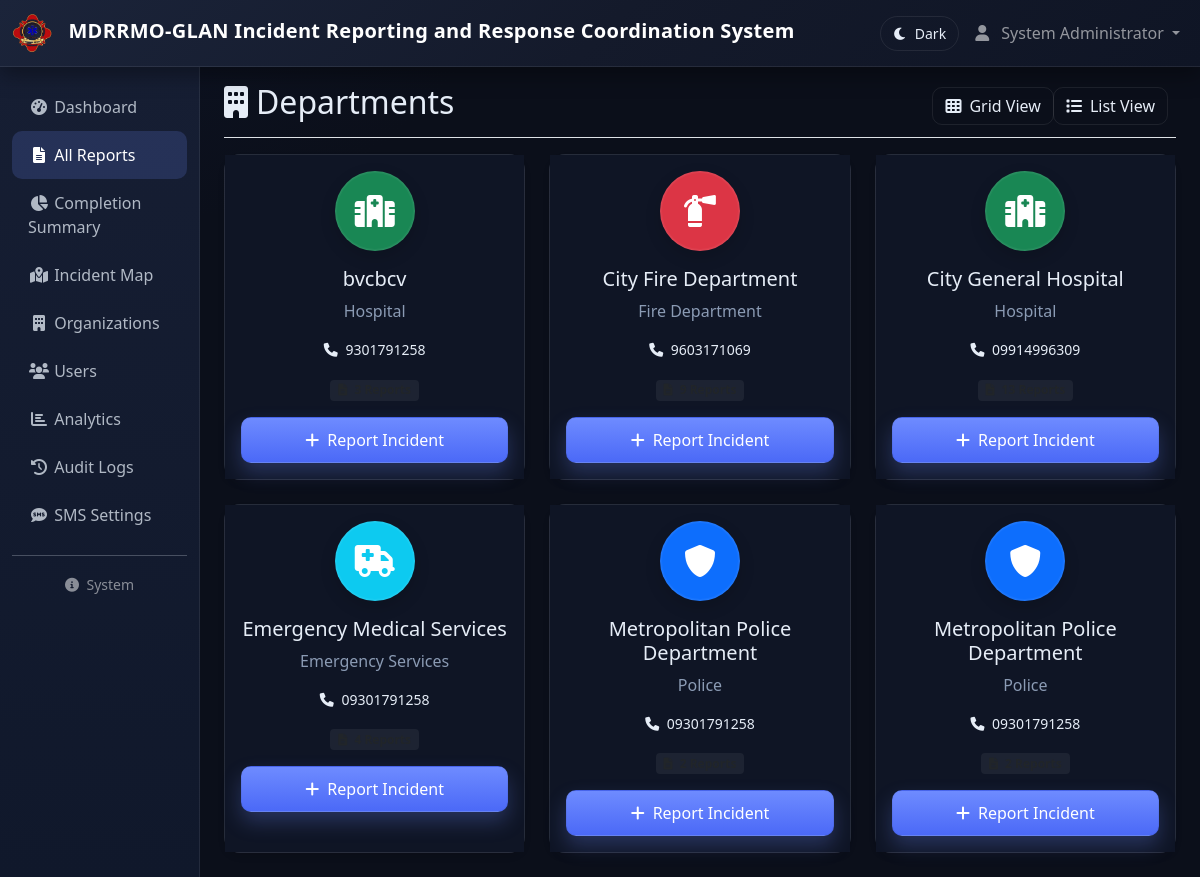
Page /reports/departments.php (signed in) on the committed database.
### tables this page shows
CREATE TABLE IF NOT EXISTS `organizations` (
  `id` int NOT NULL AUTO_INCREMENT,
  `org_name` varchar(255) NOT NULL,
  `org_type` enum('Hospital','Police','Fire Department','Security','Emergency Services') NOT NULL,
  `contact_number` varchar(20) DEFAULT NULL,
  `address` text,
  `latitude` decimal(10,8) DEFAULT NULL,
  `longitude` decimal(11,8) DEFAULT NULL,
  `created_at` timestamp NULL DEFAULT CURRENT_TIMESTAMP,
  PRIMARY KEY (`id`)
);

### reports/departments.php (the view, shortened to what this page needs)
<?php
include '../views/header.php';
$database = new Database();
$db = $database->getConnection();
$query = "SELECT * FROM organizations ORDER BY org_name";
$stmt = $db->prepare($query);
$stmt->execute();
$departments = $stmt->fetchAll();
?>
<div class="container-fluid">
    <div class="row">
        <?php include '../views/sidebar.php'; ?>
        <main class="col-md-9 ms-sm-auto col-lg-10 px-md-4 main-content">
            <div class="d-flex justify-content-between flex-wrap flex-md-nowrap align-items-center pt-3 pb-2 mb-3 border-bottom">
                <h1 class="h2">
                    <i class="fas fa-building me-2"></i>Departments
                </h1>
                <div class="btn-toolbar mb-2 mb-md-0">
                    <div class="btn-group me-2">
                        <button type="button" class="btn ui-btn-ghost" onclick="toggleView('grid')">
                            <i class="fas fa-th me-2"></i>Grid View
                        </button>
                        <button type="button" class="btn ui-btn-ghost" onclick="toggleView('list')">
                            <i class="fas fa-list me-2"></i>List View
                        </button>
                    </div>
                </div>
            </div>
            <div class="row" id="gridView">
                <?php foreach ($departments as $dept): ?>
                <div class="col-lg-4 col-md-6 mb-4">
                    <div class="card department-card ui-card h-100">
                        <div class="card-body text-center">
                            <div class="department-icon mb-3">
                                <?php
                                $icon_class = '';
                                $bg_class = '';
                                switch (strtolower($dept['org_type'])) {
                                    case 'hospital':
                                        $icon_class = 'fas fa-hospital';
                                        $bg_class = 'bg-success';
                                        break;
                                    case 'police':
                                        $icon_class = 'fas fa-shield-alt';
                                        $bg_class = 'bg-primary';
                                        break;
                                    case 'fire department':
                                        $icon_class = 'fas fa-fire-extinguisher';
                                        $bg_class = 'bg-danger';
                                        break;
                                    case 'emergency services':
                                        $icon_class = 'fas fa-ambulance';
                                        $bg_class = 'bg-info';
                                        break;
                                }
                                ?>
                                <div class="icon-circle <?php echo $bg_class; ?> mx-auto">
                                    <i class="<?php echo $icon_class; ?> fa-2x text-white"></i>
                                </div>
                            </div>
                            <h5 class="card-title"><?php echo htmlspecialchars($dept['org_name']); ?></h5>
                            <p class="card-text text-muted"><?php echo htmlspecialchars($dept['org_type']); ?></p>
                            <?php if ($dept['contact_number']): ?>
                            <p class="card-text small">
                                <i class="fas fa-phone me-1"></i>
                                <?php echo htmlspecialchars($dept['contact_number']); ?>
                            </p>
                            <?php endif; ?>
                            <div class="stats mb-3">
                                <span class="badge bg-light text-dark">
                                    <i class="fas fa-file-alt me-1"></i>
                                </span>
                            </div>
                            <div class="d-grid gap-2">
                                <button type="button" class="btn ui-btn-primary btn-report"
                                        onclick="openReportForm(<?php echo $dept['id']; ?>, '<?php echo htmlspecialchars($dept['org_name']); ?>')">
                                    <i class="fas fa-plus me-2"></i>Report Incident
                                </button>
                            </div>
                        </div>
                    </div>
                </div>
                <?php endforeach; ?>
            </div>
        </main>
    </div>
</div>
<?php include '../views/footer.php'; ?>

### assets/shadcn.css (style rules this page uses)
:root, :root[data-theme='dark'] { --bg: #0b0f1a; --card: #0f1525; --card-hover: #131b2e; --muted: #8b9bb4; --text: #e6edf7; --primary: #6e8bff; --primary-600: #5d7cfb; --primary-700: #4b69f7; --ring: rgba(110, 139, 255, 0.45); --border: rgba(255, 255, 255, 0.08); --success: #42d392; --warning: #f0b429; --danger: #ff6b6b; --info: #38bdf8; --secondary: #9ca3af; }
body { background: radial-gradient(1200px 600px at 0% 0%, #0d1324 0%, var(--bg) 40%), radial-gradient(1000px 800px at 100% 0%, #111a33 0%, var(--bg) 40%), var(--bg) !important; color: var(--text); transition: background-color 0.25s ease, color 0.25s ease; }
html, body { height: 100%; }
body { min-height: 100vh; }
.ui-card { background: linear-gradient( 180deg, rgba(255, 255, 255, 0.03), rgba(255, 255, 255, 0.02) ); border: 1px solid var(--border) !important; border-radius: 16px !important; box-shadow: 0 10px 30px rgba(0, 0, 0, 0.15); transition: transform 0.2s ease, box-shadow 0.2s ease, border-color 0.2s ease, background 0.25s ease; }
.ui-btn-primary { background: linear-gradient( 180deg, var(--primary) 0%, var(--primary-700) 100% ) !important; border: 1px solid rgba(0, 0, 0, 0.05) !important; color: white !important; border-radius: 10px !important; padding: 10px 14px !important; box-shadow: 0 10px 20px rgba(110, 139, 255, 0.25); }
.ui-btn-ghost { background: transparent !important; color: var(--text) !important; border: 1px solid var(--border) !important; border-radius: 10px !important; }
.icon-circle { border: 1px solid var(--border); box-shadow: inset 0 0 0 1px rgba(255, 255, 255, 0.04), 0 6px 16px rgba(0, 0, 0, 0.15); background: var(--card); }
:root[data-theme='dark'] .card, :root[data-theme='dark'] .card-body, :root[data-theme='dark'] .card-header, :root[data-theme='dark'] .card-footer { background-color: var(--card) !important; color: var(--text) !important; }
:root[data-theme='dark'] .bg-light { background-color: rgba(255, 255, 255, 0.06) !important; }
:root[data-theme='dark'] .text-muted { color: var(--muted) !important; }
.main-content { position: relative; z-index: 1; }
body { min-height: 100vh; display: flex; flex-direction: column; }
.container-fluid > .row { min-height: calc(100vh - 56px); }

### reports/departments.php (style rules this page uses)
.department-card { transition: transform 0.2s ease-in-out; border: none; box-shadow: 0 4px 6px rgba(0, 0, 0, 0.1); }
.icon-circle { width: 80px; height: 80px; border-radius: 50%; display: flex; align-items: center; justify-content: center; }
.btn-report { transition: all 0.2s ease-in-out; }

### rows in the picture
organizations: org_name "bvcbcv", org_type "Hospital", contact_number "9301791258"
organizations: org_name "City Fire Department", org_type "Fire Department", contact_number "9603171069"
organizations: org_name "City General Hospital", org_type "Hospital", contact_number "09914996309"
organizations: org_name "Emergency Medical Services", org_type "Emergency Services", contact_number "09301791258"
organizations: org_name "Metropolitan Police Department", org_type "Police", contact_number "09301791258"

### other values in the picture
APP_NAME "MDRRMO-GLAN Incident Reporting and Response Coordination System"
$_SESSION['user_name'] "System Administrator"
